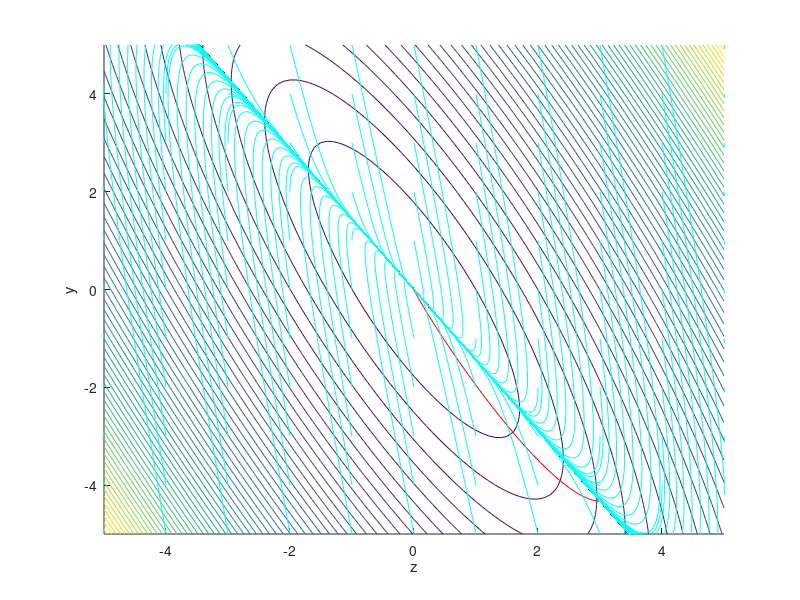
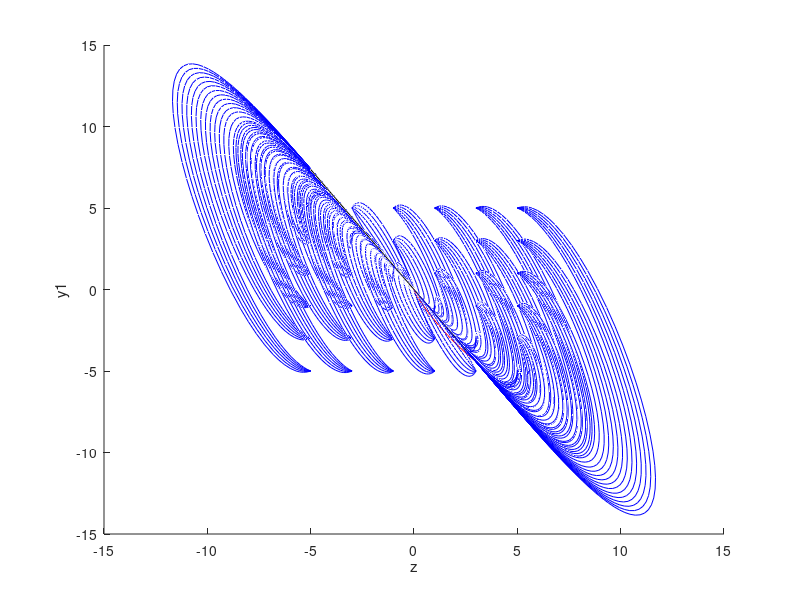

Here is the MATLAB script that generated these plots, in order:
%% Setup (Linear system)
clear; clc; close all;

% % x = [y1 y2 z1 z2]'
% A = [0 1 0 0;
%     0 0 0 0;
%     0 0 0 1;
%     1 0 1 0];
% B = [0; 1; 0; 0];
% disp(rank(ctrb(A, B)) == 4)
% eig(A)
% Q = eye(4);
% R = 1;
% 
% sys = ss(A, B,[],[]);
% 
% % optimal feedback -Kx
% % value function V = x'Sx
% [K, S, P] = lqr(sys, Q, R);
% 
% %% Eval ICs
% z0 = [1; 1];
% eta_d = - S(1:2, 1:2) \ S(1:2, 3:4) * z0;
% 
% deta_d = - S(1:2, 1:2) \ S(1:2, 3:4) * A(3:4, :) * [eta_d; z0];

%% Easier System
A = [0 0; 1 1]; B = [1; 0];
Q = eye(2);
R = 1;

[K, S, P] = lqr(A, B, Q, R);
S11 = S(1, 1);
S12 = S(1, 2);

%% Plot Value Function
[y, z] = meshgrid(-5:0.1:5, -5:0.1:5);
v = y.^2 * S(1, 1) + 2 * y .* z * S(1, 2) + z.^2 * S(2, 2);
% figure()
% surf(z, y, v)
% xlabel('z')
% ylabel('y')

%% Examine optimal trajectory vs. min Value restricted to z.
y0 = - S12 * z / S11;

figure()
hold on
contour(z, y, v, linspace(0, 1000))
plot(reshape(z, 1, []), reshape(y0, 1, []), 'k')
xlabel('z')
ylabel('y')

z0IC = 3;
IC = [- S(1, 2) * z0IC / S(1, 1); z0IC];
[~, x] = ode45(@(t, x) A * x + B * (-K * x), [0, 10], IC);
plot(x(:, 2), x(:, 1), 'r')

[~, x] = ode45(@(t, x) A * x + B * ([0, -(1 - S12 / S11) * S12 / S11] * x), [0, 10], IC);
plot(x(:, 2), x(:, 1), 'g')
ylim([-5, 5])


%% Stabilize the black subspace
Kp = 5;
for r = -5:5
    for c = -5:5
        IC2 = [r; c];
        [~, x] = ode45(@(t, x) A * x + B * (-S12/S11 * [1 1] * x - Kp * [1 S12/S11] * x), [0, 10], IC2);
        plot(x(:, 2), x(:, 1), 'c')
    end
end
ylim([-5, 5])

%% Now consider a 3D System
A = [0 1 0; 0 0 0; 1 0 1]; B = [0; 1; 0];
eig(A)
Q = eye(3);
R = 1;

[K, S, P] = lqr(A, B, Q, R);
S11 = S(1:2, 1:2);
S12 = S(1:2, 3);

figure()
hold on
z = linspace(-5, 5);
y = - S11 \ S12 * z;
plot3(z', y(1, :), y(2, :), 'k')
xlabel('z')
ylabel('y1')
zlabel('y2')

z0 = 3;
y0 = - S11 \ S12 * z0;
[~, x] = ode45(@(t, x) A * x + B * (-K * x), [0, 10], [y0; z0]);
plot3(x(:, 3), x(:, 1), x(:, 2), 'r')

C = [eye(2) S11 \ S12];
Kp = 5; Kd = 4;
[~, x] = ode45(@(t, x) A * x + B * (-[1 0]*C*A*A*x - Kp*[1 0]*C*x - Kd*[1 0]*C*A*x), [0, 10], [y0; z0]);
plot3(x(:, 3), x(:, 1), x(:, 2), 'b')

%% Plot a bunch
for r = -5:2:5
    for c = -5:2:5
        for d = -5:2:5
            IC2 = [r; c; d];
            [~, x] = ode45(@(t, x) A * x + B * (-[1 0]*C*A*A*x - Kp*[1 0]*C*x - Kd*[1 0]*C*A*x), [0, 10], IC2);
            plot3(x(:, 3), x(:, 1), x(:, 2), 'b')
        end
    end
end

eig(A - B * ([1 0]*C*A*A + Kp*[1 0]*C + Kd*[1 0]*C*A))